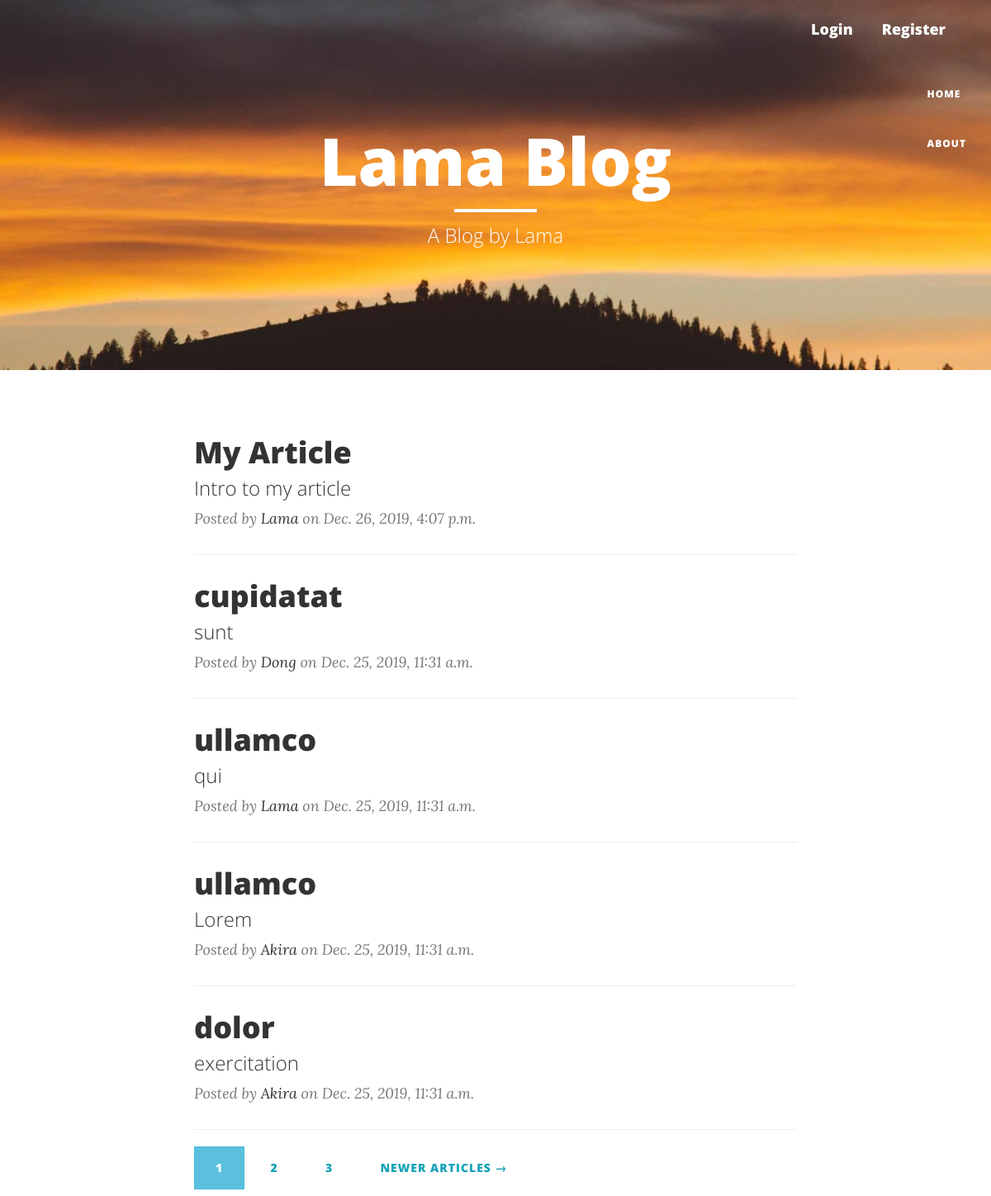
The page / on the database its author committed.
### blog/models.py (models this page shows, shortened)
class Article(models.Model):
    title = models.CharField(max_length=100)
    intro = models.CharField(max_length=500, null=True)
    content = models.TextField()
    date_posted = models.DateTimeField(default=timezone.now)
    author = models.ForeignKey(User, on_delete=models.CASCADE, related_name='articles')

### blog/views.py (the view)
# urls.py: path('', ArticleListView.as_view(), name='blog-home'),
class ArticleListView(ListView):
    model = Article
    ordering = ['-date_posted']
    paginate_by = 5

### blog/templates/blog/article_list.html (shortened to what this page needs)
{% extends 'blog/basic.html' %}
{% block header %}
<h1>Lama Blog</h1>
<hr class="small">
<span class="subheading">A Blog by Lama</span>
{% endblock header %}
{% block content %}
<div class="row">
    <div class="col-lg-8 col-lg-offset-2 col-md-10 col-md-offset-1">
        {% for article in object_list %}
            <div class="post-preview">
                <a href="{% url 'article-detail' article.id %}">
                    <h2 class="post-title">
                       {{ article.title }}
                    </h2>
                    <h3 class="post-subtitle">
                        {{ article.intro }}
                    </h3>
                </a>
                <p class="post-meta">Posted by <a href="#">{{ article.author }}</a> on {{ article.date_posted }}</p>
            </div>
        <hr>
        {% endfor %}
        {% if is_paginated %}
            <div style="position: absolute; width: 100%">
                {% for num in page_obj.paginator.page_range %}
                    {% if page_obj.number == num %}
                        <a class="btn btn-info" href="?page={{ num }}">{{ num }}</a>
                    {%  elif num > page_obj.number|add:'-3' and num < page_obj.number|add:'+3' %}
                        <a class="btn btn-outline-info" href="?page={{ num }}">{{ num }}</a>
                    {% endif %}
                {% endfor %}
                {%  if page_obj.has_next %}
                    <a class="btn btn-outline-info" href="?page={{ page_obj.next_page_number }}">Newer Articles &#8594;</a>
                {% endif %}
            </div>
        {% endif %}
    </div>
</div>
{% endblock content %}

### rows shown on the page
Article: title "My Article", intro "Intro to my article", author "Lama", date_posted "Dec. 26, 2019, 4:07 p.m."
Article: title "cupidatat", intro "sunt", author "Dong", date_posted "Dec. 25, 2019, 11:31 a.m."
Article: title "ullamco", intro "qui", author "Lama", date_posted "Dec. 25, 2019, 11:31 a.m."
Article: title "ullamco", intro "Lorem", author "Akira", date_posted "Dec. 25, 2019, 11:31 a.m."
Article: title "dolor", intro "exercitation", author "Akira", date_posted "Dec. 25, 2019, 11:31 a.m."

### other values the page prints
{{ num }} "1"
{{ num }} "2" "3"
